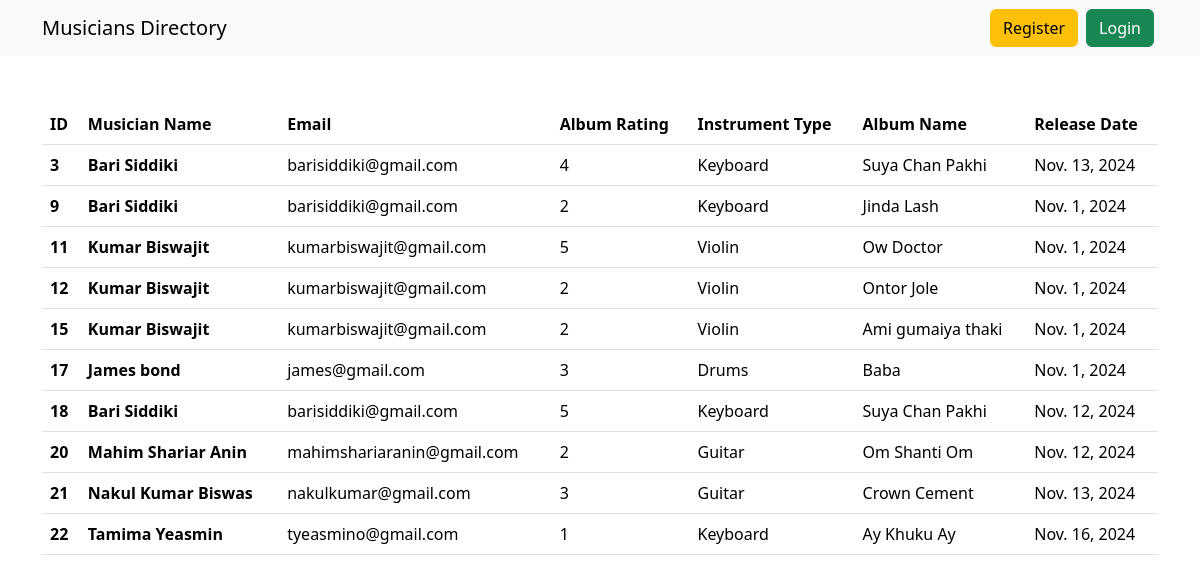
The page / on the database its author committed.
### album/models.py (models this page shows, shortened)
class AlbumsModel(models.Model):
    album_name = models.CharField(max_length=100)
    musician = models.ForeignKey(MusiciansModel, on_delete=models.CASCADE)
    album_release_date = models.DateField(auto_now=True)
    rates = [
        ('1', 'Rating 1'),
        ('2', 'Rating 2'),
        ('3', 'Rating 3'),
        ('4', 'Rating 4'),
        ('5', 'Rating 5'),
    ]
    album_rating = models.CharField(max_length=1, choices=rates)

### musician/models.py (models this page shows)
class MusiciansModel(models.Model):
    first_name = models.CharField(max_length=50)
    last_name = models.CharField(max_length=50)
    email = models.EmailField()
    phone = models.CharField(max_length=11)
    instruments = [
        ('Violin', 'Violin'),
        ('Guitar', 'Guitar'),
        ('Drums', 'Drums'),
        ('Keyboard', 'Keyboard')
    ]
    instrument_type = models.CharField(choices=instruments, max_length=8)
    def __str__(self):
        return f'{self.first_name} {self.last_name}'

### musicians_directory/views.py (the view)
# urls.py: path('', views.index, name='index'),
def index(request):
    musicianData = MusiciansModel.objects.all()
    albumData = AlbumsModel.objects.all()
    return render(request, 'index.html', {'musicianData': musicianData, 'albumData':albumData})

### templates/index.html (shortened to what this page needs)
{% extends "base.html" %}
{% block content %}
    <div class="container py-5">
        <table class="table">
            <thead>
              <tr>
                <th scope="col">ID</th>
                <th scope="col">Musician Name</th>
                <th scope="col">Email</th>
                <th scope="col">Album Rating</th>
                <th scope="col">Instrument Type</th>
                <th scope="col">Album Name</th>
                <th scope="col">Release Date</th>
              </tr>
            </thead>
            <tbody>
                {% for i in albumData %}
                    <tr>
                        <th scope="row"> {{ i.pk }} </th>
                        <td> <a class="text-black text-decoration-none fw-semibold" href=" {% url 'edit_Musician' i.musician.id %} "> {{ i.musician }} </a> </td>
                        <td> {{ i.musician.email }} </td>
                        <td> {{ i.album_rating }} </td>
                        <td> {{ i.musician.instrument_type }} </td>
                        <td> {{ i.album_name }} </td>
                        <td> {{ i.album_release_date }} </td>
                    </tr>
                {% endfor %}
            </tbody>
          </table>
    </div>
{% endblock content %}

### templates/base.html (shortened to what this page needs)
<!doctype html>
<html lang="en">
  <head>
    <link href="https://cdn.jsdelivr.net/npm/bootstrap@5.3.3/dist/css/bootstrap.min.css" rel="stylesheet">
  </head>
  <body>
    <nav class="navbar navbar-expand-lg bg-body-tertiary">
      <div class="container">
        <a class="navbar-brand" href="{% url 'index' %}">Musicians Directory</a>
        <div class="collapse navbar-collapse" id="navbarSupportedContent">
          <div class="d-flex">
            {% if request.user.is_authenticated %}
              <button class="mx-1 btn btn-secondary" type="submit"> <a class="nav-link " href="{% url 'user_profile' %}">Profile</a>  </button>
              <form method="post" action="{% url 'user_logout' %}">
                {% csrf_token %}
                <button class="mx-1 btn btn-danger" type="submit"> Logout </button>
              </form>
            {% else %}
              <button class="mx-1 btn btn-warning" type="submit"> <a class="nav-link " href="{% url 'register' %}">Register</a>  </button>
              <button class="mx-1 btn btn-success" type="submit"> <a class="nav-link" href="{% url 'user_login' %}">Login</a>  </button>
            {% endif %}
          </div>
        </div>
      </div>
    </nav>
    {% block content %} {% endblock content %}
  </body>
</html>

### rows shown on the page
AlbumsModel: pk "3", musician "Bari Siddiki", musician.email "barisiddiki@gmail.com", album_rating "4", musician.instrument_type "Keyboard", album_name "Suya Chan Pakhi", album_release_date "Nov. 13, 2024"
AlbumsModel: pk "9", musician "Bari Siddiki", musician.email "barisiddiki@gmail.com", album_rating "2", musician.instrument_type "Keyboard", album_name "Jinda Lash", album_release_date "Nov. 1, 2024"
AlbumsModel: pk "11", musician "Kumar Biswajit", musician.email "kumarbiswajit@gmail.com", album_rating "5", musician.instrument_type "Violin", album_name "Ow Doctor", album_release_date "Nov. 1, 2024"
AlbumsModel: pk "12", musician "Kumar Biswajit", musician.email "kumarbiswajit@gmail.com", album_rating "2", musician.instrument_type "Violin", album_name "Ontor Jole", album_release_date "Nov. 1, 2024"
AlbumsModel: pk "15", musician "Kumar Biswajit", musician.email "kumarbiswajit@gmail.com", album_rating "2", musician.instrument_type "Violin", album_name "Ami gumaiya thaki", album_release_date "Nov. 1, 2024"
AlbumsModel: pk "17", musician "James bond", musician.email "james@gmail.com", album_rating "3", musician.instrument_type "Drums", album_name "Baba", album_release_date "Nov. 1, 2024"
AlbumsModel: pk "18", musician "Bari Siddiki", musician.email "barisiddiki@gmail.com", album_rating "5", musician.instrument_type "Keyboard", album_name "Suya Chan Pakhi", album_release_date "Nov. 12, 2024"
AlbumsModel: pk "20", musician "Mahim Shariar Anin", musician.email "mahimshariaranin@gmail.com", album_rating "2", musician.instrument_type "Guitar", album_name "Om Shanti Om", album_release_date "Nov. 12, 2024"
AlbumsModel: pk "21", musician "Nakul Kumar Biswas", musician.email "nakulkumar@gmail.com", album_rating "3", musician.instrument_type "Guitar", album_name "Crown Cement", album_release_date "Nov. 13, 2024"
AlbumsModel: pk "22", musician "Tamima Yeasmin", musician.email "tyeasmino@gmail.com", album_rating "1", musician.instrument_type "Keyboard", album_name "Ay Khuku Ay", album_release_date "Nov. 16, 2024"
